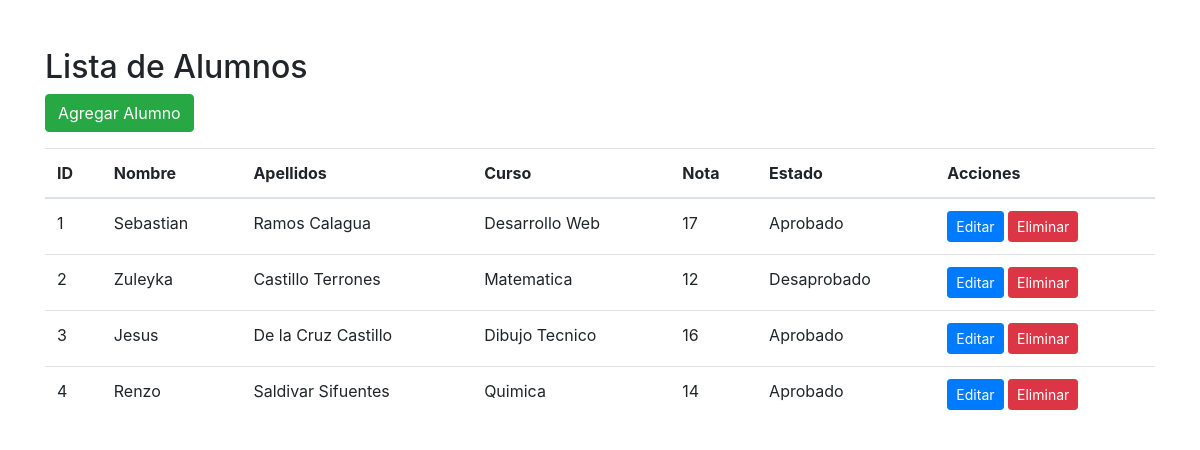
Screenshot of /alumnos/ with the database file from the repository.
### alumnos/models.py (models this page shows, shortened)
class Alumno(models.Model):
    nombre = models.CharField(max_length=100)
    apellidos = models.CharField(max_length=100)
    curso = models.CharField(max_length=100)
    nota = models.IntegerField()
    estado = models.CharField(max_length=10, editable=False)

### alumnos/views.py (the view)
# urls.py: path('alumnos/', views.lista_alumnos, name='lista_alumnos'),
def lista_alumnos(request):
    alumnos = Alumno.objects.all()
    return render(request, 'alumnos/lista_alumnos.html', {'alumnos': alumnos})

### templates/alumnos/lista_alumnos.html (shortened to what this page needs)
<!DOCTYPE html>
<html lang="es">
<head>
    <link rel="stylesheet" href="https://stackpath.bootstrapcdn.com/bootstrap/4.5.2/css/bootstrap.min.css">
</head>
<body>
    <div class="container mt-5">
        <h2>Lista de Alumnos</h2>
        <button class="btn btn-success" data-toggle="modal" data-target="#agregarAlumnoModal">Agregar Alumno</button>
        <table class="table mt-3">
            <thead>
                <tr>
                    <th>ID</th>
                    <th>Nombre</th>
                    <th>Apellidos</th>
                    <th>Curso</th>
                    <th>Nota</th>
                    <th>Estado</th>
                    <th>Acciones</th>
                </tr>
            </thead>
            <tbody>
                {% for alumno in alumnos %}
                <tr>
                    <td>{{ alumno.id }}</td>
                    <td>{{ alumno.nombre }}</td>
                    <td>{{ alumno.apellidos }}</td>
                    <td>{{ alumno.curso }}</td>
                    <td>{{ alumno.nota }}</td>
                    <td>{{ alumno.estado }}</td>
                    <td>
                        <a href="{% url 'editar_alumno' alumno.id %}" class="btn btn-primary btn-sm">Editar</a>
                        <a href="{% url 'eliminar_alumno' alumno.id %}" class="btn btn-danger btn-sm">Eliminar</a>
                    </td>
                </tr>
                {% endfor %}
            </tbody>
        </table>
    </div>
</body>
</html>

### rows the page displays
Alumno: id "1", nombre "Sebastian", apellidos "Ramos Calagua", curso "Desarrollo Web", nota "17", estado "Aprobado"
Alumno: id "2", nombre "Zuleyka", apellidos "Castillo Terrones", curso "Matematica", nota "12", estado "Desaprobado"
Alumno: id "3", nombre "Jesus", apellidos "De la Cruz Castillo", curso "Dibujo Tecnico", nota "16", estado "Aprobado"
Alumno: id "4", nombre "Renzo", apellidos "Saldivar Sifuentes", curso "Quimica", nota "14", estado "Aprobado"
